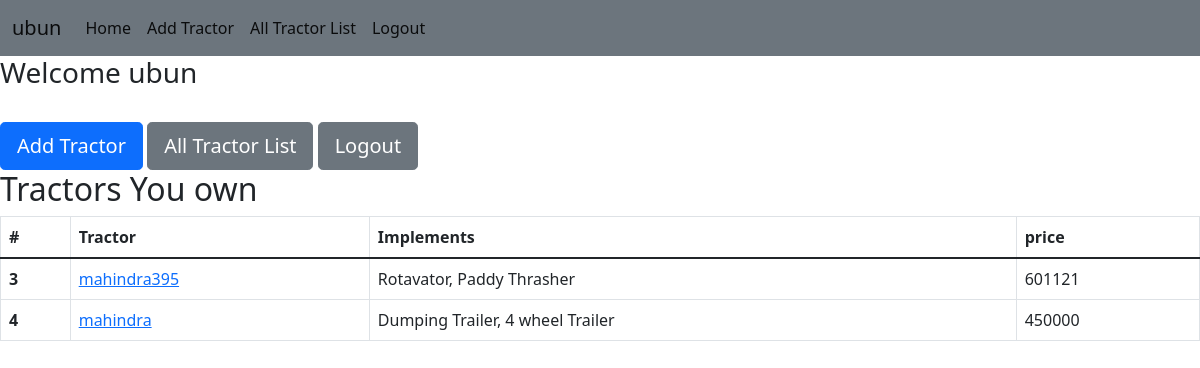
The app's page / (signed in) with its own data.
### base/models.py (models this page shows, shortened)
class tractor(models.Model):
    name= models.CharField(max_length=20)
    price=models.IntegerField(default=0)
    owner = models.ForeignKey(User, on_delete=models.CASCADE)
    MY_CHOICES = (
        ('a', 'Harrow'),
        ('b', 'Cultivator'),
        ('c', 'Rotavator'),
        ('d', 'Paddy Thrasher'),
        ('e', 'Dumping Trailer'),
        ('f', '4 wheel Trailer'),
    )
    implement = MultiSelectField(choices=MY_CHOICES)

### base/views.py (the view)
# urls.py: 2. Add a URL to urlpatterns:  path('', views.home, name='home')
def home(request):
    tractors = tractor.objects.all()
    return render(request, 'base/index.html',{'tractors':tractors})

### base/templates/base/index.html
{% extends 'base.html' %}
{% block container %}
<h3>Welcome {{user.username}}</h3> <br>
{% if user.is_authenticated %}
<a type="button" class="btn btn-primary btn-lg" href={% url 'add_tractor' %}>Add Tractor</a>
<a type="button" class="btn btn-secondary btn-lg" href={% url 'tractor_list' %}>All Tractor List</a>
<a type="button" class="btn btn-secondary btn-lg" href={% url 'logout' %}>Logout</a><br>
<h2>Tractors You own</h2>
<table class="table table-bordered">
    <thead>
      <tr>
        <th scope="col">#</th>
        <th scope="col">Tractor</th>
        <th scope="col">Implements</th>
        <th scope="col">price</th>
      </tr>
    </thead>
    <tbody>
    {% for tractor in tractors %}
    {% if tractor.owner == user %}
      <tr>
        <th scope="row">{{tractor.id}}</th>
        <td><a href={% url 'tractor_detail' tractor.id %}>{{tractor.name}}</a></td>
        <td>{{tractor.implement}}</a></td>
        <td>{{tractor.price}}</td>
      </tr>
    {% endif %}
    {% endfor %}
    </tbody>
  </table>
{% else %}
<a type="button" class="btn btn-primary btn-lg" href={% url 'register' %}>Register</a>
<a type="button" class="btn btn-secondary btn-lg" href={% url 'login' %}>Login</a>
{% endif %}
{% endblock %}

### base/templates/base.html (shortened to what this page needs)
<!doctype html>
<html lang="en">
  <head>
    <link href="https://cdn.jsdelivr.net/npm/bootstrap@5.1.3/dist/css/bootstrap.min.css" rel="stylesheet">
  </head>
  <body>
    <nav class="navbar navbar-expand-lg navbar-light bg-secondary">
        <div class="container-fluid">
          <a class="navbar-brand" href="#">{{user.username}}</a>
          <div class="collapse navbar-collapse" id="navbarNavAltMarkup">
            <div class="navbar-nav">
              <a class="nav-link active" aria-current="page" href="/">Home</a>
              {% if user.is_authenticated %}
              <a class="nav-link active" href={% url 'add_tractor' %}>Add Tractor</a>
              <a class="nav-link active" href={% url 'tractor_list' %}>All Tractor List</a>
              <a class="nav-link active" href={% url 'logout' %}>Logout</a>
              {% else %}
              <a class="nav-link active" href={% url 'register' %}>Register</a>
              <a class="nav-link active" href={% url 'login' %}>Login</a>
              {% endif %}
            </div>
          </div>
        </div>
      </nav>
    {% block container %}
    {% endblock %}
  </body>
</html>

### records on screen
tractor: id "3", name "mahindra395", implement "Rotavator, Paddy Thrasher", price "601121"
tractor: id "4", name "mahindra", implement "Dumping Trailer, 4 wheel Trailer", price "450000"

### other values on screen
{{ user.username }} "ubun"
